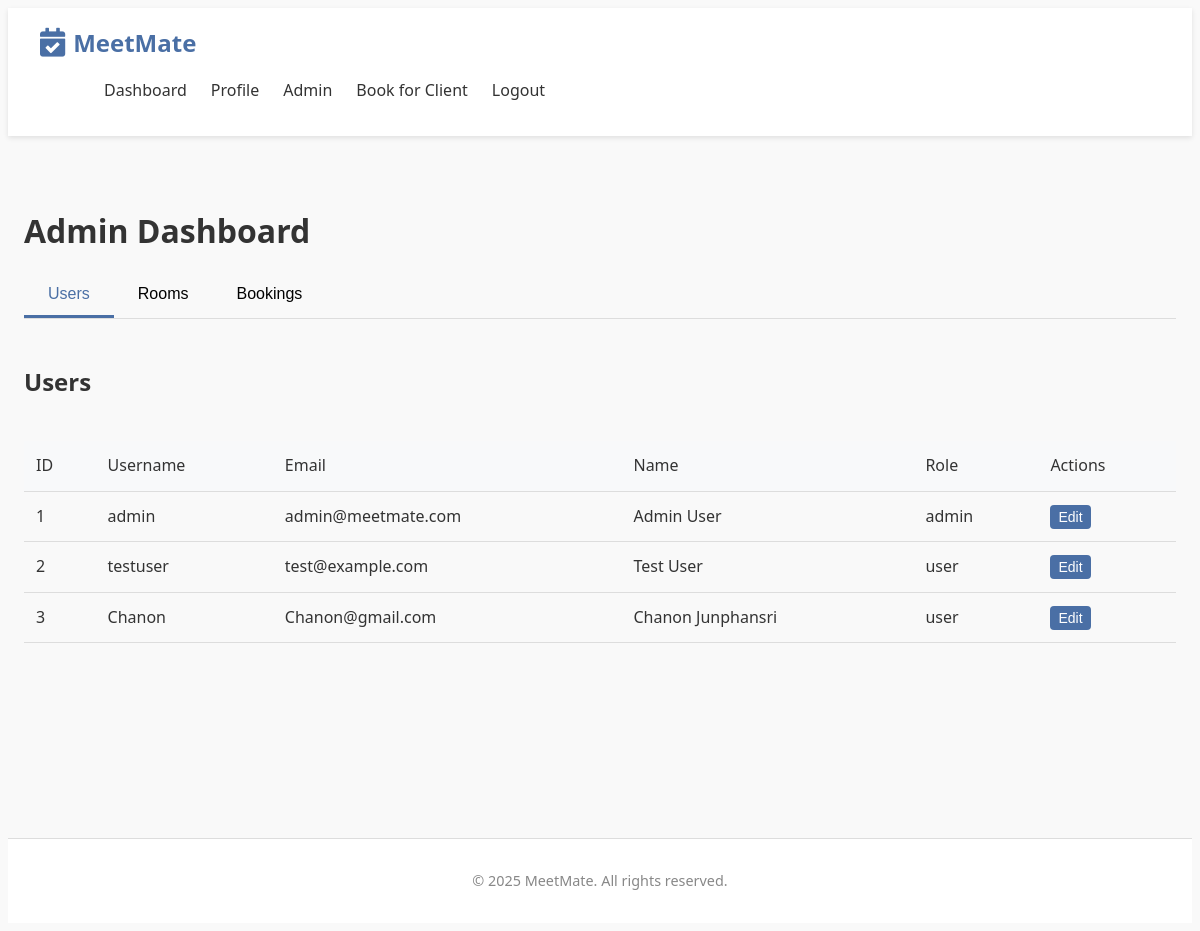
The page /admin (signed in) on the database its author committed.
### app.py (models this page shows, shortened)
class User(db.Model):
    __tablename__ = 'users'
    id = db.Column(db.Integer, primary_key=True)
    username = db.Column(db.String(80), unique=True, nullable=False)
    email = db.Column(db.String(120), unique=True, nullable=False)
    password = db.Column(db.String(200), nullable=False)
    firstname = db.Column(db.String(100), nullable=True)
    lastname = db.Column(db.String(100), nullable=True)
    dob = db.Column(db.String(10), nullable=True)  # Date of birth in YYYY-MM-DD format
    address = db.Column(db.String(200), nullable=True)
    role = db.Column(db.String(20), default='user')
    bookings = db.relationship('Booking', foreign_keys='Booking.user_id', backref='user', lazy=True)
    admin_bookings = db.relationship('Booking', foreign_keys='Booking.booking_admin_id', backref='admin', lazy=True)

### app.py (the view)
@app.route('/admin')
@login_required
@admin_required
def admin():
    users = User.query.all()
    rooms = Room.query.all()
    bookings = Booking.query.all()
    formatted_bookings = []
    for booking in bookings:
        user = User.query.get(booking.user_id)
        room = Room.query.get(booking.room_id)
        booked_by = "Self"
        if booking.booking_admin_id:
            admin = User.query.get(booking.booking_admin_id)
            booked_by = f"Admin: {admin.username}"
        formatted_bookings.append({
            'id': booking.id,
            'username': user.username,
            'room_name': room.name,
            'date': booking.date,
            'time_start': booking.time_start,
            'time_end': booking.time_end,
            'booked_by': booked_by,
            'notes': booking.notes
        })
    return render_template('admin.html', users=users, rooms=rooms, bookings=formatted_bookings)

### app.py (called while the page is built)
def login_required(f):
    @wraps(f)
    def decorated_function(*args, **kwargs):
        if 'user_id' not in session:
            flash('Please login to access this page', 'error')
            return redirect(url_for('login'))
        try:
            user = User.query.get(session['user_id'])
            if not user:
                session.clear()
                flash('Your session has expired. Please login again.', 'warning')
                return redirect(url_for('login'))
        except Exception:
            session.clear()
            flash('Session error. Please login again.', 'error')
            return redirect(url_for('login'))
        return f(*args, **kwargs)
    return decorated_function

def admin_required(f):
    @wraps(f)
    def decorated_function(*args, **kwargs):
        if 'user_id' not in session or session.get('role') != 'admin':
            flash('Admin access required', 'error')
            return redirect(url_for('dashboard'))
        try:
            user = User.query.get(session['user_id'])
            if not user or user.role != 'admin':
                session.clear()
                flash('Admin session expired. Please login again.', 'warning')
                return redirect(url_for('login'))
        except Exception:
            session.clear()
            flash('Session error. Please login again.', 'error')
            return redirect(url_for('login'))
        return f(*args, **kwargs)
    return decorated_function

### templates/admin.html (shortened to what this page needs)
{% extends "base.html" %}
{% block content %}
<div class="admin-dashboard">
    <h1>Admin Dashboard</h1>
    <div class="admin-tabs">
        <button class="tab-btn active" data-tab="users-tab">Users</button>
        <button class="tab-btn" data-tab="rooms-tab">Rooms</button>
        <button class="tab-btn" data-tab="bookings-tab">Bookings</button>
    </div>
    <div class="tab-content">
        <div id="users-tab" class="tab-pane active">
            <div class="section-header">
                <h2>Users</h2>
            </div>
            <div class="table-responsive">                <table class="admin-table">
                    <thead>
                        <tr>
                            <th>ID</th>
                            <th>Username</th>
                            <th>Email</th>
                            <th>Name</th>
                            <th>Role</th>
                            <th>Actions</th>
                        </tr>
                    </thead>
                    <tbody>
                        {% for user in users %}
                            <tr>
                                <td>{{ user.id }}</td>
                                <td>{{ user.username }}</td>
                                <td>{{ user.email }}</td>
                                <td>{{ user.firstname }} {{ user.lastname }}</td>
                                <td>{{ user.role }}</td>
                                <td>
                                    <button class="btn btn-sm btn-primary edit-user-btn"
                                            data-id="{{ user.id }}"
                                            data-username="{{ user.username }}"
                                            data-email="{{ user.email }}"
                                            data-firstname="{{ user.firstname }}"
                                            data-lastname="{{ user.lastname }}"
                                            data-dob="{{ user.dob }}"
                                            data-address="{{ user.address }}"
                                            data-role="{{ user.role }}">
                                        Edit
                                    </button>
                                </td>
                            </tr>
                        {% endfor %}
                    </tbody>
                </table>
            </div>
        </div>
    </div>
</div>
{% endblock %}

### templates/base.html (shortened to what this page needs)
<!DOCTYPE html>
<html>
    <head>
        <link rel="stylesheet" type="text/css" href="{{ url_for('static', filename='css/style.css')}}" />
        <link rel="stylesheet" type="text/css" href="{{ url_for('static', filename='css/admin-additions.css')}}" />
        <link rel="stylesheet" href="https://cdnjs.cloudflare.com/ajax/libs/font-awesome/5.15.3/css/all.min.css">
    </head>
    <body>
        <header>
            <div class="navbar">
                <div class="logo">
                    <a href="{{ url_for('index') }}">
                        <i class="fas fa-calendar-check"></i> MeetMate
                    </a>
                </div>
                <nav>
                    <ul>
                        {% if session.user_id %}
                            <li><a href="{{ url_for('dashboard') }}">Dashboard</a></li>
                            <li><a href="{{ url_for('profile') }}">Profile</a></li>
                            {% if session.role == 'admin' %}
                                <li><a href="{{ url_for('admin') }}">Admin</a></li>
                                <li><a href="{{ url_for('admin_book') }}" class="book-for-client">Book for Client</a></li>
                            {% endif %}
                            <li><a href="{{ url_for('logout') }}">Logout</a></li>
                        {% else %}
                            <li><a href="{{ url_for('about') }}">About</a></li>
                            <li><a href="{{ url_for('login') }}">Login</a></li>
                            <li><a href="{{ url_for('register') }}">Register</a></li>
                        {% endif %}
                    </ul>
                </nav>
            </div>
        </header>
        <div class="container">
            {% block content %}
            {% endblock %}
        </div>        <footer>
            <p>&copy; 2025 MeetMate. All rights reserved.</p>
        </footer>
    </body>
</html>

### static/css/style.css (style rules this page uses)
:root { --primary-color: #4a6fa5; --primary-color-rgb: 74, 111, 165; --secondary-color: #6c757d; --success-color: #28a745; --danger-color: #dc3545; --warning-color: #ffc107; --info-color: #17a2b8; --light-color: #f8f9fa; --dark-color: #343a40; --body-bg: #f5f7fa; --light-text: #6c757d; --dark-text: #343a40; --border-color: #dee2e6; --shadow: 0 2px 10px rgba(0, 0, 0, 0.1); --border-radius: 0.25rem; --secondary-color: #2ecc71; --danger-color: #e74c3c; --warning-color: #f39c12; --text-color: #333; --light-text: #888; --light-bg: #f9f9f9; --border-color: #ddd; --shadow: 0 2px 5px rgba(0, 0, 0, 0.1); }
body { font-family: 'Segoe UI', Tahoma, Geneva, Verdana, sans-serif; line-height: 1.6; color: var(--text-color); background-color: var(--light-bg); }
h1, h2, h3, h4, h5, h6 { margin-bottom: 1rem; font-weight: 600; }
a { text-decoration: none; color: var(--primary-color); }
.container { max-width: 1200px; margin: 0 auto; padding: 1rem; min-height: calc(100vh - 130px); }
header { background-color: white; box-shadow: var(--shadow); padding: 1rem 2rem; display: flex; justify-content: space-between; align-items: center; }
.logo a { font-size: 1.5rem; font-weight: bold; color: var(--primary-color); display: flex; align-items: center; }
.logo a i { margin-right: 0.5rem; font-size: 1.8rem; }
nav ul { display: flex; list-style: none; }
nav ul li { margin-left: 1.5rem; }
nav ul li a { color: var(--text-color); transition: color 0.3s; }
footer { text-align: center; padding: 1rem; background-color: white; border-top: 1px solid var(--border-color); color: var(--light-text); font-size: 0.9rem; }
.btn { display: inline-block; padding: 0.5rem 1rem; background-color: var(--primary-color); color: white; border: none; border-radius: 4px; cursor: pointer; font-size: 1rem; transition: background-color 0.3s; }
.btn-primary { background-color: var(--primary-color); }
.btn-sm { padding: 0.25rem 0.5rem; font-size: 0.875rem; }
.section-header { display: flex; justify-content: space-between; align-items: center; margin-bottom: 1.5rem; }
.admin-dashboard { padding: 2rem 0; }
.admin-tabs { display: flex; margin-bottom: 1.5rem; border-bottom: 1px solid var(--border-color); }
.tab-btn { background: none; border: none; padding: 0.75rem 1.5rem; cursor: pointer; font-size: 1rem; border-bottom: 3px solid transparent; transition: all 0.3s; }
.tab-btn.active { color: var(--primary-color); border-bottom-color: var(--primary-color); }
.tab-pane { display: none; }
.tab-pane.active { display: block; }
.table-responsive { overflow-x: auto; }
.admin-table { width: 100%; border-collapse: collapse; }
.admin-table th, .admin-table td { padding: 0.75rem; text-align: left; border-bottom: 1px solid var(--border-color); }
.admin-table th { background-color: #f8f9fa; font-weight: 500; }

### rows shown on the page
User: id "1", username "admin", email "admin@meetmate.com", firstname "Admin", lastname "User", role "admin"
User: id "2", username "testuser", email "test@example.com", firstname "Test", lastname "User", role "user"
User: id "3", username "Chanon", email "Chanon@gmail.com", firstname "Chanon", lastname "Junphansri", role "user"
